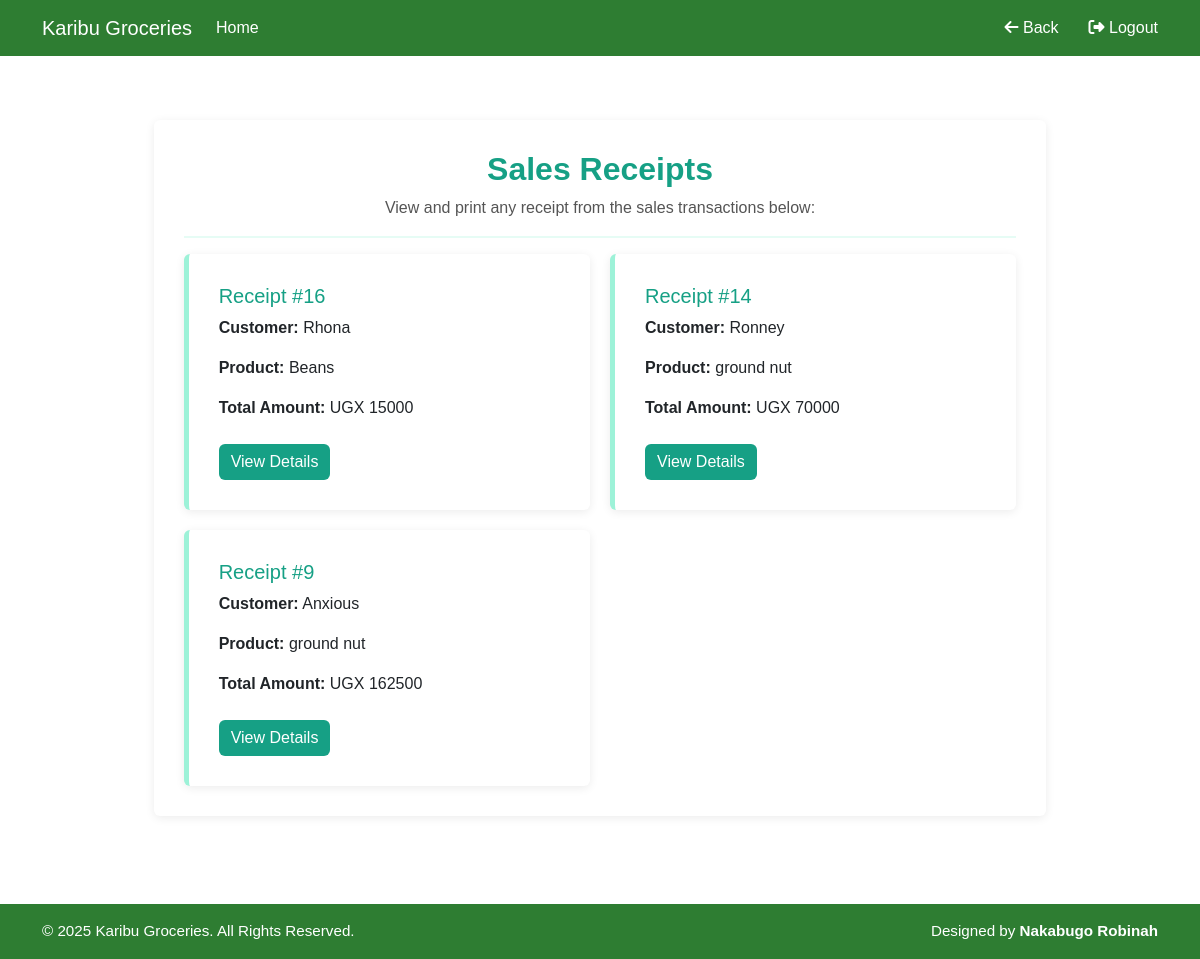
Screenshot of /receipt/ (signed in) with the database file from the repository.
### ledger/models.py (models this page shows, shortened)
class Sale(models.Model):
    product_name = models.ForeignKey(Stock, on_delete=models.CASCADE)
    unit_price = models.FloatField(blank=False, null=True, default=0)
    quantity = models.IntegerField(default=0, null=True, blank=False)
    category = models.ForeignKey(Category, on_delete=models.CASCADE, null=True)
    customer_name = models.CharField(max_length=100, blank=True, null=True)
    payment_method = models.CharField(
        max_length=10,
        choices=[("Cash", "Cash"), ("cheque", "Cheque")],
        default="Cash"
    )
    date = models.DateField(auto_now_add=True)
    dispatch_time = models.TimeField(blank=True, null=True)
    salesagent = models.ForeignKey(Userprofile, on_delete=models.SET_NULL, null=True, blank=False)
    amount_received = models.FloatField(blank=False, default=0, null=True)
    branch = models.CharField(max_length=20, choices=[("Maganjo", "Maganjo"), ("Matugga", "Matugga")])
    def get_total(self):
        return int(self.unit_price * self.quantity)

class Stock(models.Model):
    category_name = models.ForeignKey(Category, on_delete=models.CASCADE, null=True, blank=True)
    item_name = models.CharField(max_length=10, null=True, blank=False)
    total_quantity = models.IntegerField(default=0, null=True, blank=False)
    issued_quantity = models.IntegerField(default=0, null=True, blank=False)
    received_quantity = models.IntegerField(default=0, null=True, blank=False)
    type_of_stock = models.CharField(max_length=20)
    cost = models.DecimalField(max_digits=10, decimal_places=2, null=True, blank=False)
    supplier_type = models.CharField(
        max_length=20,
        choices=[
            ("individual", "Individual Dealer"),
            ("company", "Company"),
            ("farm", "KGL Farm")
        ]
    )
    date = models.DateField(auto_now_add=True)
    branch = models.CharField(max_length=20, choices=[("Maganjo", "Maganjo"), ("Matugga", "Matugga")])
    unit_price = models.FloatField(blank=True, default=0, null=True)
    unit_cost = models.FloatField(blank=True, default=0, null=True)

### ledger/views.py (the view)
# urls.py: path('receipt/',views.receipt, name='receipt'),
@login_required
def receipt(request):
    sales = Sale.objects.all().order_by('-id')
    return render(request, 'ledger/receipt.html', {'sales':sales})

### ledger/templates/ledger/receipt.html (shortened to what this page needs)
{% extends 'base.html' %}
{% load static %}
{% block content %}
<div class="receipt-wrapper container">
    <div class="row justify-content-center">
        <div class="col-lg-10">
            <div class="card">
                <div class="card-body">
                    <div class="text-center">
                        <h2><strong>Sales Receipts</strong></h2>
                        <p>View and print any receipt from the sales transactions below:</p>
                        <hr>
                    </div>
                    {% if sales %}
                    <div class="card-grid">
                        {% for sale in sales %}
                        <div class="card receipt-card">
                            <div class="card-body">
                                <h5 class="card-title">Receipt #{{ sale.id }}</h5>
                                <p><strong>Customer:</strong> {{ sale.customer_name }}</p>
                                <p><strong>Product:</strong> {{ sale.product_name.item_name }}</p>
                                <p><strong>Total Amount:</strong> UGX {{ sale.get_total }}</p>
                                <a href="{% url 'receipt_detail' sale.id %}" class="btn btn-info mt-2">View Details</a>
                            </div>
                        </div>
                        {% endfor %}
                    </div>
                    {% else %}
                    <div class="text-center mt-4">
                        <p>No sales receipts available yet.</p>
                    </div>
                    {% endif %}
                </div>
            </div>
        </div>
    </div>
</div>
{% endblock %}

### ledger/templates/ledger/receipt.html (style rules this page uses)
body { background-color: #ffffff; font-family: 'Poppins', sans-serif; }
.receipt-wrapper { padding: 40px 20px; }
.card { border: none; box-shadow: 0 2px 10px rgba(0, 0, 0, 0.08); background-color: #fff; }
.card-body { padding: 30px; }
h2, .card-title { color: #16a085; }
hr { border-top: 2px solid #9df2d8; }
.receipt-card { border-left: 5px solid #9df2d8; transition: transform 0.2s; }
.btn-info { background-color: #16a085; border: none; color: #fff; }
.card-grid { display: grid; grid-template-columns: repeat(auto-fill, minmax(280px, 1fr)); gap: 20px; }
.text-center p { color: #555; }

### rows the page displays
Sale: id "16", customer_name "Rhona", product_name.item_name "Beans", get_total "15000"
Sale: id "14", customer_name "Ronney", product_name.item_name "ground nut", get_total "70000"
Sale: id "9", customer_name "Anxious", product_name.item_name "ground nut", get_total "162500"
